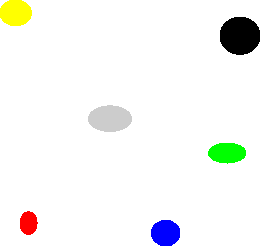
#> input picture Fablab/codeSource/pictures/test1.png, 260 x 246 px
$ python detectionPoint.py ../pictures/test1.png out.png   (Python 2 division)
#> lines starting #> are read from the running program, lines starting #| are printed output that depends on the picture; after the words box and inside, x2 and y2 are one past the last pixel; in counts of white or black regions, pixels touching at a corner belong together
import cv2
import numpy
import sys

# Script qui va chercher à détecter des formes dans une image passée
# en entrée. Copie l'image en traçant un rectangle autour des formes
# détectées.
# Prend en paramètre le nom de l'image en entrée et le nom du fichier copié créé

DIST=5

if len(sys.argv) < 3:
    print "Usage : "+sys.argv[0]+" fichierEntree fichierSortie"
    sys.exit(1)
FILENAME=sys.argv[1]

groups = []
# groups[i][0] : row_min
# groups[i][1] : row_max
# groups[i][2] : col_min
# groups[i][3] : col_max
# groups[i][4] : nbPoints

def addToGroup(row,col,group):
    if row<group[0]:
        group[0] = row
    if row>group[1]:
        group[1] = row
    if col<group[2]:
        group[2] = col
    if col>group[3]:
        group[3] = col
    group[4] += 1
#end addToGroup

def belongsToGroup(row,col,group):
    if row>=group[0]-DIST and row<=group[1]+DIST and col>=group[2]-DIST and col<=group[3]+DIST:
        return True
    return False
#end belongsToGroup

def processDot(row,col):
    global groups
    i = 0
    while i<len(groups):
        if belongsToGroup(row,col,groups[i]):
            addToGroup(row,col,groups[i])
            return
        #end if
        i += 1
    #end while

    #create a new group
    groups.append( [row,row,col,col,1] )
#end processDot

# "main" function
# load image
img = cv2.imread(FILENAME,cv2.IMREAD_GRAYSCALE)
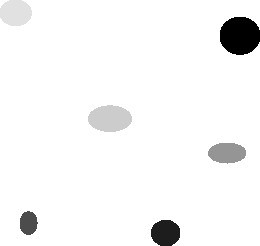
#> img: shape (246, 260); min 0, max 255, mean 244.9
height = img.shape[0]
#> height = 246
width = img.shape[1]
#> width = 260
img = cv2.resize(img,(600,int(600.0*height/width)),interpolation=cv2.INTER_CUBIC)
#> img: shape (567, 600)

# edge detection
edges = cv2.Canny(img,100,200)
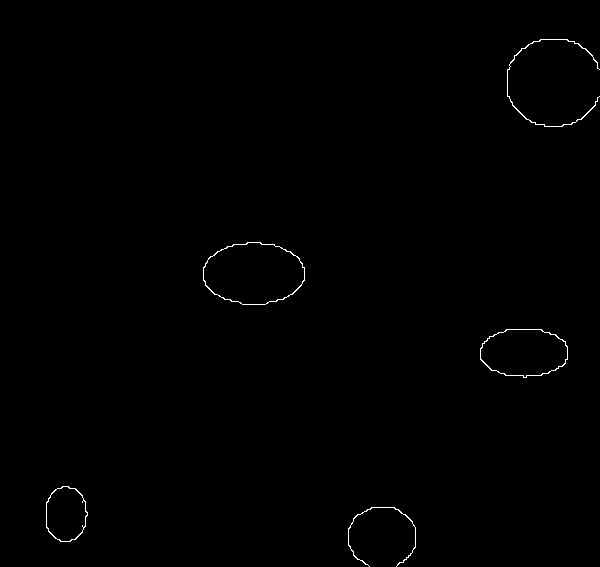
#> edges: shape (567, 600); 0.38% white in thin lines or dots, all inside (x1, y1, x2, y2) = (46, 39, 600, 567)

# center computation
nbRows = img.shape[0]
#> nbRows = 567
nbCols = img.shape[1]
#> nbCols = 600

# find the groups of points
for row in range(0,nbRows):
    for col in range(0,nbCols):
        if edges[row,col] == 255:
            processDot(row,col)
        #end if
    #end for
#end for

# draw the center of each group
for g in groups:
    for i in range(g[0],g[1]):
        img[i,g[2]] = 255
        img[i,g[3]] = 255
    for i in range(g[2],g[3]):
        img[g[0],i] = 255
        img[g[1],i] = 255
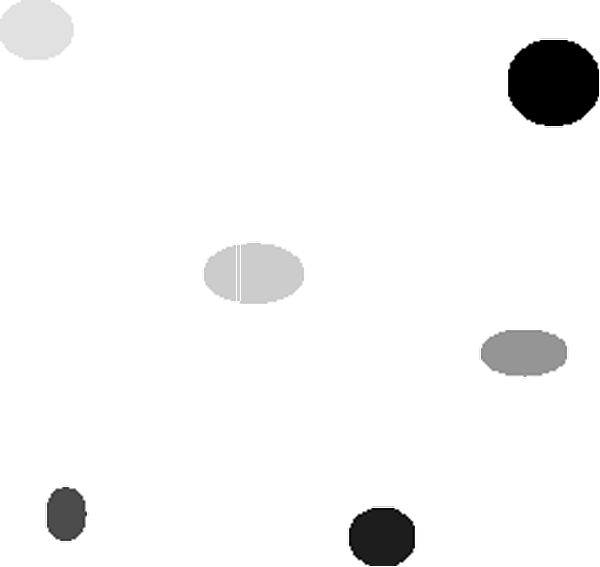
#> img: shape (567, 600); min 0, max 255, mean 245

# write image
cv2.imwrite(sys.argv[2],img)
#cv2.imwrite('edges.png',edges)
